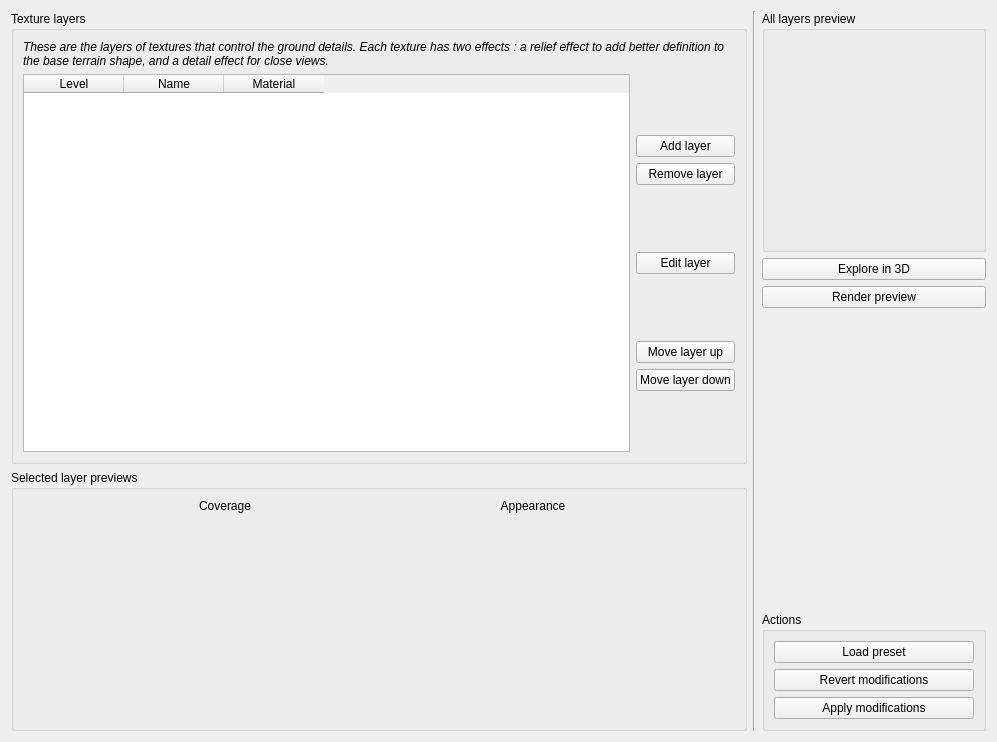
<?xml version="1.0" encoding="UTF-8"?>
<ui version="4.0">
 <class>MainTexturesForm</class>
 <widget class="QWidget" name="MainTexturesForm">
  <property name="geometry">
   <rect>
    <x>0</x>
    <y>0</y>
    <width>997</width>
    <height>742</height>
   </rect>
  </property>
  <property name="windowTitle">
   <string>Form</string>
  </property>
  <layout class="QHBoxLayout" name="horizontalLayout">
   <item>
    <layout class="QVBoxLayout" name="verticalLayout">
     <item>
      <widget class="QGroupBox" name="groupBox_2">
       <property name="title">
        <string>Texture layers</string>
       </property>
       <property name="flat">
        <bool>true</bool>
       </property>
       <layout class="QVBoxLayout" name="verticalLayout_6">
        <item>
         <widget class="QLabel" name="label_6">
          <property name="font">
           <font>
            <italic>true</italic>
           </font>
          </property>
          <property name="text">
           <string>These are the layers of textures that control the ground details. Each texture has two effects : a relief effect to add better definition to the base terrain shape, and a detail effect for close views.</string>
          </property>
          <property name="textFormat">
           <enum>Qt::AutoText</enum>
          </property>
          <property name="wordWrap">
           <bool>true</bool>
          </property>
         </widget>
        </item>
        <item>
         <layout class="QHBoxLayout" name="horizontalLayout_2">
          <item>
           <widget class="QTableWidget" name="layersGrid">
            <property name="editTriggers">
             <set>QAbstractItemView::NoEditTriggers</set>
            </property>
            <property name="selectionMode">
             <enum>QAbstractItemView::SingleSelection</enum>
            </property>
            <property name="selectionBehavior">
             <enum>QAbstractItemView::SelectRows</enum>
            </property>
            <attribute name="horizontalHeaderHighlightSections">
             <bool>false</bool>
            </attribute>
            <attribute name="verticalHeaderVisible">
             <bool>false</bool>
            </attribute>
            <column>
             <property name="text">
              <string>Level</string>
             </property>
            </column>
            <column>
             <property name="text">
              <string>Name</string>
             </property>
            </column>
            <column>
             <property name="text">
              <string>Material</string>
             </property>
            </column>
           </widget>
          </item>
          <item>
           <layout class="QVBoxLayout" name="verticalLayout_3">
            <item>
             <spacer name="verticalSpacer_4">
              <property name="orientation">
               <enum>Qt::Vertical</enum>
              </property>
              <property name="sizeHint" stdset="0">
               <size>
                <width>20</width>
                <height>40</height>
               </size>
              </property>
             </spacer>
            </item>
            <item>
             <widget class="QPushButton" name="layer_add">
              <property name="text">
               <string>Add layer</string>
              </property>
              <property name="icon">
               <iconset resource="../../../../data/ui_pictures.qrc">
                <normaloff>:/buttons/logo/images/layer_add.png</normaloff>:/buttons/logo/images/layer_add.png</iconset>
              </property>
              <property name="iconSize">
               <size>
                <width>32</width>
                <height>32</height>
               </size>
              </property>
              <property name="flat">
               <bool>false</bool>
              </property>
             </widget>
            </item>
            <item>
             <widget class="QPushButton" name="layer_del">
              <property name="text">
               <string>Remove layer</string>
              </property>
              <property name="icon">
               <iconset resource="../../../../data/ui_pictures.qrc">
                <normaloff>:/buttons/logo/images/layer_del.png</normaloff>:/buttons/logo/images/layer_del.png</iconset>
              </property>
              <property name="iconSize">
               <size>
                <width>32</width>
                <height>32</height>
               </size>
              </property>
             </widget>
            </item>
            <item>
             <spacer name="verticalSpacer_3">
              <property name="orientation">
               <enum>Qt::Vertical</enum>
              </property>
              <property name="sizeType">
               <enum>QSizePolicy::MinimumExpanding</enum>
              </property>
              <property name="sizeHint" stdset="0">
               <size>
                <width>20</width>
                <height>40</height>
               </size>
              </property>
             </spacer>
            </item>
            <item>
             <widget class="QPushButton" name="layer_edit">
              <property name="text">
               <string>Edit layer</string>
              </property>
              <property name="icon">
               <iconset resource="../../../../data/ui_pictures.qrc">
                <normaloff>:/buttons/logo/images/layer_rename.png</normaloff>:/buttons/logo/images/layer_rename.png</iconset>
              </property>
              <property name="iconSize">
               <size>
                <width>32</width>
                <height>32</height>
               </size>
              </property>
             </widget>
            </item>
            <item>
             <spacer name="verticalSpacer_2">
              <property name="orientation">
               <enum>Qt::Vertical</enum>
              </property>
              <property name="sizeType">
               <enum>QSizePolicy::MinimumExpanding</enum>
              </property>
              <property name="sizeHint" stdset="0">
               <size>
                <width>20</width>
                <height>40</height>
               </size>
              </property>
             </spacer>
            </item>
            <item>
             <widget class="QPushButton" name="layer_up">
              <property name="text">
               <string>Move layer up</string>
              </property>
              <property name="icon">
               <iconset resource="../../../../data/ui_pictures.qrc">
                <normaloff>:/buttons/logo/images/layer_up.png</normaloff>:/buttons/logo/images/layer_up.png</iconset>
              </property>
              <property name="iconSize">
               <size>
                <width>32</width>
                <height>32</height>
               </size>
              </property>
             </widget>
            </item>
            <item>
             <widget class="QPushButton" name="layer_down">
              <property name="text">
               <string>Move layer down</string>
              </property>
              <property name="icon">
               <iconset resource="../../../../data/ui_pictures.qrc">
                <normaloff>:/buttons/logo/images/layer_down.png</normaloff>:/buttons/logo/images/layer_down.png</iconset>
              </property>
              <property name="iconSize">
               <size>
                <width>32</width>
                <height>32</height>
               </size>
              </property>
             </widget>
            </item>
            <item>
             <spacer name="verticalSpacer_5">
              <property name="orientation">
               <enum>Qt::Vertical</enum>
              </property>
              <property name="sizeHint" stdset="0">
               <size>
                <width>20</width>
                <height>40</height>
               </size>
              </property>
             </spacer>
            </item>
           </layout>
          </item>
         </layout>
        </item>
       </layout>
      </widget>
     </item>
     <item>
      <widget class="QGroupBox" name="groupBox_3">
       <property name="title">
        <string>Selected layer previews</string>
       </property>
       <layout class="QGridLayout" name="gridLayout">
        <item row="2" column="1">
         <widget class="BasePreview" name="preview_texture" native="true">
          <property name="sizePolicy">
           <sizepolicy hsizetype="Fixed" vsizetype="Fixed">
            <horstretch>0</horstretch>
            <verstretch>0</verstretch>
           </sizepolicy>
          </property>
          <property name="minimumSize">
           <size>
            <width>200</width>
            <height>200</height>
           </size>
          </property>
          <property name="maximumSize">
           <size>
            <width>200</width>
            <height>200</height>
           </size>
          </property>
         </widget>
        </item>
        <item row="1" column="0">
         <widget class="QLabel" name="label">
          <property name="text">
           <string>Coverage</string>
          </property>
          <property name="alignment">
           <set>Qt::AlignCenter</set>
          </property>
         </widget>
        </item>
        <item row="2" column="0">
         <widget class="BasePreview" name="preview_coverage" native="true">
          <property name="sizePolicy">
           <sizepolicy hsizetype="Fixed" vsizetype="Fixed">
            <horstretch>0</horstretch>
            <verstretch>0</verstretch>
           </sizepolicy>
          </property>
          <property name="minimumSize">
           <size>
            <width>200</width>
            <height>200</height>
           </size>
          </property>
          <property name="maximumSize">
           <size>
            <width>200</width>
            <height>200</height>
           </size>
          </property>
         </widget>
        </item>
        <item row="1" column="1">
         <widget class="QLabel" name="label_5">
          <property name="text">
           <string>Appearance</string>
          </property>
          <property name="alignment">
           <set>Qt::AlignCenter</set>
          </property>
         </widget>
        </item>
       </layout>
      </widget>
     </item>
    </layout>
   </item>
   <item>
    <widget class="Line" name="line">
     <property name="orientation">
      <enum>Qt::Vertical</enum>
     </property>
    </widget>
   </item>
   <item>
    <layout class="QVBoxLayout" name="verticalLayout_2">
     <item>
      <widget class="QGroupBox" name="groupBox">
       <property name="title">
        <string>All layers preview</string>
       </property>
       <property name="flat">
        <bool>true</bool>
       </property>
       <layout class="QVBoxLayout" name="verticalLayout_4">
        <item>
         <widget class="BasePreview" name="preview_cumul" native="true">
          <property name="sizePolicy">
           <sizepolicy hsizetype="Fixed" vsizetype="Fixed">
            <horstretch>0</horstretch>
            <verstretch>0</verstretch>
           </sizepolicy>
          </property>
          <property name="minimumSize">
           <size>
            <width>200</width>
            <height>200</height>
           </size>
          </property>
          <property name="maximumSize">
           <size>
            <width>200</width>
            <height>200</height>
           </size>
          </property>
         </widget>
        </item>
       </layout>
      </widget>
     </item>
     <item>
      <widget class="QPushButton" name="button_explore">
       <property name="text">
        <string>Explore in 3D</string>
       </property>
       <property name="icon">
        <iconset resource="../../../../data/ui_pictures.qrc">
         <normaloff>:/buttons/logo/images/explore.png</normaloff>:/buttons/logo/images/explore.png</iconset>
       </property>
      </widget>
     </item>
     <item>
      <widget class="QPushButton" name="button_render">
       <property name="text">
        <string>Render preview</string>
       </property>
       <property name="icon">
        <iconset resource="../../../../data/ui_pictures.qrc">
         <normaloff>:/buttons/logo/images/render.png</normaloff>:/buttons/logo/images/render.png</iconset>
       </property>
      </widget>
     </item>
     <item>
      <spacer name="verticalSpacer">
       <property name="orientation">
        <enum>Qt::Vertical</enum>
       </property>
       <property name="sizeHint" stdset="0">
        <size>
         <width>20</width>
         <height>40</height>
        </size>
       </property>
      </spacer>
     </item>
     <item>
      <widget class="QGroupBox" name="groupBox_4">
       <property name="title">
        <string>Actions</string>
       </property>
       <property name="flat">
        <bool>true</bool>
       </property>
       <layout class="QVBoxLayout" name="verticalLayout_5">
        <item>
         <widget class="QPushButton" name="button_preset">
          <property name="text">
           <string>Load preset</string>
          </property>
          <property name="icon">
           <iconset resource="../../../../data/ui_pictures.qrc">
            <normaloff>:/buttons/logo/images/auto.png</normaloff>:/buttons/logo/images/auto.png</iconset>
          </property>
         </widget>
        </item>
        <item>
         <widget class="QPushButton" name="button_revert">
          <property name="text">
           <string>Revert modifications</string>
          </property>
          <property name="icon">
           <iconset resource="../../../../data/ui_pictures.qrc">
            <normaloff>:/buttons/logo/images/revert.png</normaloff>:/buttons/logo/images/revert.png</iconset>
          </property>
         </widget>
        </item>
        <item>
         <widget class="QPushButton" name="button_apply">
          <property name="text">
           <string>Apply modifications</string>
          </property>
          <property name="icon">
           <iconset resource="../../../../data/ui_pictures.qrc">
            <normaloff>:/buttons/logo/images/apply.png</normaloff>:/buttons/logo/images/apply.png</iconset>
          </property>
         </widget>
        </item>
       </layout>
      </widget>
     </item>
    </layout>
   </item>
  </layout>
 </widget>
 <customwidgets>
  <customwidget>
   <class>BasePreview</class>
   <extends>QWidget</extends>
   <header>BasePreview.h</header>
   <container>1</container>
  </customwidget>
 </customwidgets>
 <resources>
  <include location="../../../../data/ui_pictures.qrc"/>
 </resources>
 <connections/>
</ui>
